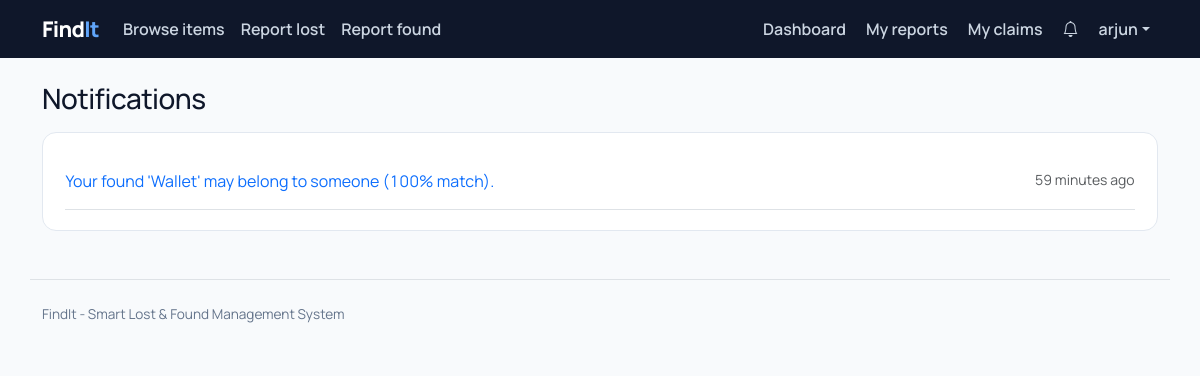
The app's page /notifications/ (signed in) with its own data.
### portal/models.py (models this page shows, shortened)
class Notification(models.Model):
    user = models.ForeignKey(settings.AUTH_USER_MODEL, on_delete=models.CASCADE, related_name="notifications")
    message = models.CharField(max_length=300)
    link = models.CharField(max_length=200, blank=True)
    created_at = models.DateTimeField(auto_now_add=True)
    is_read = models.BooleanField(default=False)
    class Meta:
        ordering = ["-created_at"]

### portal/views.py (the view)
# urls.py: path("notifications/", views.notifications, name="notifications"),
@login_required
def notifications(request):
    notes = list(request.user.notifications.all()[:100])
    request.user.notifications.filter(is_read=False).update(is_read=True)
    return render(request, "portal/notifications.html", {"notes": notes})

### portal/context_processors.py (called while the page is built)
def notifications(request):
    if request.user.is_authenticated:
        return {"unread_count": request.user.notifications.filter(is_read=False).count()}
    return {"unread_count": 0}

### portal/templatetags/findit_tags.py (called while the page is built)
@register.simple_tag(takes_context=True)
def active(context, *names):
    match = context["request"].resolver_match
    return "active" if match and match.url_name in names else ""

### templates/portal/notifications.html (shortened to what this page needs)
{% extends "base.html" %}
{% block content %}
<h1 class="h3 mb-3">Notifications</h1>
<div class="panel">
  {% for n in notes %}
    <div class="border-bottom py-3 d-flex justify-content-between gap-3">
      <div>{% if n.link %}<a class="text-decoration-none" href="{{ n.link }}">{{ n.message }}</a>{% else %}{{ n.message }}{% endif %}</div>
      <small class="text-muted text-nowrap">{{ n.created_at|timesince }} ago</small>
    </div>
  {% empty %}<p class="text-muted mb-0">You are all caught up.</p>{% endfor %}
</div>
{% endblock %}

### templates/base.html (shortened to what this page needs)
{% load static findit_tags %}<!doctype html>
<html lang="en">
<head>
  <link href="https://cdn.jsdelivr.net/npm/bootstrap@5.3.3/dist/css/bootstrap.min.css" rel="stylesheet">
  <link href="https://cdn.jsdelivr.net/npm/bootstrap-icons@1.11.3/font/bootstrap-icons.min.css" rel="stylesheet">
  <link href="{% static 'css/style.css' %}" rel="stylesheet">
</head>
<body>
<nav class="navbar navbar-expand-lg fi-nav navbar-dark">
  <div class="container">
    <a class="navbar-brand" href="{% url 'home' %}">Find<span class="dot">It</span></a>
    <div class="collapse navbar-collapse" id="nav">
      <ul class="navbar-nav me-auto">
        <li class="nav-item"><a class="nav-link {% active 'browse' %}" href="{% url 'browse' %}">Browse items</a></li>
        <li class="nav-item"><a class="nav-link {% active 'report_lost' %}" href="{% url 'report_lost' %}">Report lost</a></li>
        <li class="nav-item"><a class="nav-link {% active 'report_found' %}" href="{% url 'report_found' %}">Report found</a></li>
      </ul>
      <ul class="navbar-nav align-items-lg-center gap-lg-1">
        {% if user.is_authenticated %}
          <li class="nav-item"><a class="nav-link {% active 'dashboard' %}" href="{% url 'dashboard' %}">Dashboard</a></li>
          <li class="nav-item"><a class="nav-link {% active 'my_reports' %}" href="{% url 'my_reports' %}">My reports</a></li>
          <li class="nav-item"><a class="nav-link {% active 'my_claims' %}" href="{% url 'my_claims' %}">My claims</a></li>
          <li class="nav-item">
            <a class="nav-link" href="{% url 'notifications' %}" aria-label="Notifications">
              <i class="bi bi-bell"></i>{% if unread_count %} <span class="badge badge-count rounded-pill">{{ unread_count }}</span>{% endif %}
            </a>
          </li>
          <li class="nav-item dropdown">
            <a class="nav-link dropdown-toggle" href="#" data-bs-toggle="dropdown">{{ user.username }}</a>
          </li>
        {% else %}
          <li class="nav-item"><a class="nav-link" href="{% url 'login' %}">Log in</a></li>
          <li class="nav-item"><a class="btn btn-primary btn-sm ms-lg-2" href="{% url 'register' %}">Create account</a></li>
        {% endif %}
      </ul>
    </div>
  </div>
</nav>
<main class="container py-4">{% block content %}{% endblock %}</main>
<footer class="container py-4 border-top mt-4">
  FindIt - Smart Lost &amp; Found Management System
</footer>
</body>
</html>

### static/css/style.css (style rules this page uses)
:root { --fi-primary: #2563EB; --fi-primary-dark: #1D4ED8; --fi-navy: #0F172A; --fi-bg: #F8FAFC; --fi-success: #16A34A; --fi-warning: #F59E0B; --fi-border: #E2E8F0; --fi-muted: #64748B; --bs-primary: #2563EB; --bs-primary-rgb: 37, 99, 235; --bs-link-color: #2563EB; --bs-link-hover-color: #1D4ED8; --bs-body-font-family: "Manrope", system-ui, -apple-system, "Segoe UI", sans-serif; }
body { background: var(--fi-bg); color: var(--fi-navy); font-feature-settings: "tnum"; }
h1, h2, h3, h4, h5 { font-weight: 800; letter-spacing: -0.02em; }
.fi-nav { background: var(--fi-navy); }
.fi-nav .navbar-brand { font-weight: 800; letter-spacing: -0.03em; font-size: 1.35rem; }
.fi-nav .navbar-brand .dot { color: #60A5FA; }
.fi-nav .nav-link { color: #CBD5E1; font-weight: 600; }
.panel { background: #fff; border: 1px solid var(--fi-border); border-radius: 14px; padding: 1.25rem 1.4rem; }
footer { color: var(--fi-muted); font-size: .85rem; }

### records on screen
Notification: message "Your found 'Wallet' may belong to someone (100% match).", created_at "59 minutes"

### other values on screen
{{ user.username }} "arjun"
